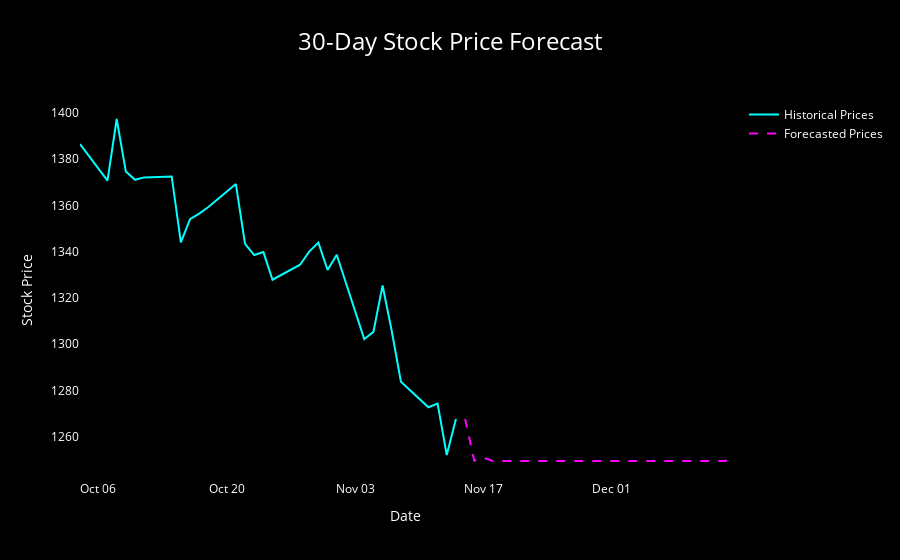

Here is the notebook cell this chart was saved with:
### Code cell
import plotly.graph_objects as go
import pandas as pd

# Historical Data
historical_data = pd.DataFrame({
    'Date': dates,  # Use fixed datetime dates
    'Price': df['Close']  # Historical prices
})
historical_data = historical_data.iloc[-30:]

# Forecast Data
forecast_data = pd.DataFrame({
    'Date': forecast_dates,  # Generated future dates
    'Price': forecasted_prices_original  # Forecasted prices
})

# Combine data and plot
visualization_df = pd.concat([historical_data, forecast_data])

# Plot customization
fig = go.Figure()

# Add historical data trace
fig.add_trace(go.Scatter(
    x=historical_data['Date'],
    y=historical_data['Price'],
    mode='lines',
    name='Historical Prices',
    line=dict(color='cyan', width=2),
    hoverlabel=dict(bgcolor="black", font_color="white")
))

# Add forecasted data trace
fig.add_trace(go.Scatter(
    x=forecast_data['Date'],
    y=forecast_data['Price'],
    mode='lines',
    name='Forecasted Prices',
    line=dict(color='magenta', width=2, dash='dash'),
    hoverlabel=dict(bgcolor="black", font_color="white")
))

# Update layout for dark theme and vibrant colors
fig.update_layout(
    title=dict(
        text='30-Day Stock Price Forecast',
        font=dict(size=24, color='white'),
        x=0.5
    ),
    xaxis=dict(
        title='Date',
        showgrid=False,
        gridcolor='gray',
        color='white',
        tickformat='%b %d'
    ),
    yaxis=dict(
        title='Stock Price',
        showgrid=False,
        gridcolor='gray',
        color='white'
    ),
    paper_bgcolor='black',  # Dark background
    plot_bgcolor='black',
    legend=dict(
        font=dict(size=12, color='white'),
        bgcolor='rgba(0,0,0,0.5)'
    )
)

# Show the plot
fig.show()

### Figure 1 — Plotly figure (JSON) as saved in the notebook; plotly's stock layout.template omitted (floating-point values rounded to 4 significant figures)
{"data": [{"hoverlabel": {"bgcolor": "black", "font": {"color": "white"}}, "line": {"color": "cyan", "width": 2}, "mode": "lines", "name": "Historical Prices", "type": "scatter", "x": ["2024-10-04T00:00:00+00:00", "2024-10-07T00:00:00+00:00", "2024-10-08T00:00:00+00:00", "2024-10-09T00:00:00+00:00", "2024-10-10T00:00:00+00:00", "2024-10-11T00:00:00+00:00", "2024-10-14T00:00:00+00:00", "2024-10-15T00:00:00+00:00", "2024-10-16T00:00:00+00:00", "2024-10-17T00:00:00+00:00", "2024-10-18T00:00:00+00:00", "2024-10-21T00:00:00+00:00", "2024-10-22T00:00:00+00:00", "2024-10-23T00:00:00+00:00", "2024-10-24T00:00:00+00:00", "2024-10-25T00:00:00+00:00", "2024-10-28T00:00:00+00:00", "2024-10-29T00:00:00+00:00", "2024-10-30T00:00:00+00:00", "2024-10-31T00:00:00+00:00", "2024-11-01T00:00:00+00:00", "2024-11-04T00:00:00+00:00", "2024-11-05T00:00:00+00:00", "2024-11-06T00:00:00+00:00", "2024-11-07T00:00:00+00:00", "2024-11-08T00:00:00+00:00", "2024-11-11T00:00:00+00:00", "2024-11-12T00:00:00+00:00", "2024-11-13T00:00:00+00:00", "2024-11-14T00:00:00+00:00"], "y": [1387.0, 1371.0, 1397.0, 1375.0, 1371.0, 1372.0, 1373.0, 1344.0, 1354.0, 1356.0, 1359.0, 1369.0, 1343.0, 1339.0, 1340.0, 1328.0, 1334.0, 1340, 1344.0, 1332.0, 1339.0, 1302.0, 1305.0, 1325.0, 1306.0, 1284.0, 1273.0, 1274.0, 1252.0, 1268.0]}, {"hoverlabel": {"bgcolor": "black", "font": {"color": "white"}}, "line": {"color": "magenta", "dash": "dash", "width": 2}, "mode": "lines", "name": "Forecasted Prices", "type": "scatter", "x": ["2024-11-15T00:00:00+00:00", "2024-11-16T00:00:00+00:00", "2024-11-17T00:00:00+00:00", "2024-11-18T00:00:00+00:00", "2024-11-19T00:00:00+00:00", "2024-11-20T00:00:00+00:00", "2024-11-21T00:00:00+00:00", "2024-11-22T00:00:00+00:00", "2024-11-23T00:00:00+00:00", "2024-11-24T00:00:00+00:00", "2024-11-25T00:00:00+00:00", "2024-11-26T00:00:00+00:00", "2024-11-27T00:00:00+00:00", "2024-11-28T00:00:00+00:00", "2024-11-29T00:00:00+00:00", "2024-11-30T00:00:00+00:00", "2024-12-01T00:00:00+00:00", "2024-12-02T00:00:00+00:00", "2024-12-03T00:00:00+00:00", "2024-12-04T00:00:00+00:00", "2024-12-05T00:00:00+00:00", "2024-12-06T00:00:00+00:00", "2024-12-07T00:00:00+00:00", "2024-12-08T00:00:00+00:00", "2024-12-09T00:00:00+00:00", "2024-12-10T00:00:00+00:00", "2024-12-11T00:00:00+00:00", "2024-12-12T00:00:00+00:00", "2024-12-13T00:00:00+00:00", "2024-12-14T00:00:00+00:00"], "y": [1268.0, 1250.0, 1251.0, 1249.0, 1249.0, 1250.0, 1250.0, 1249.0, 1249.0, 1250.0, 1250.0, 1249.0, 1249.0, 1250.0, 1250.0, 1249.0, 1249.0, 1250.0, 1250.0, 1249.0, 1249.0, 1250.0, 1250.0, 1249.0, 1249.0, 1250.0, 1250.0, 1249.0, 1249.0, 1250.0]}], "layout": {"legend": {"bgcolor": "rgba(0,0,0,0.5)", "font": {"color": "white", "size": 12}}, "paper_bgcolor": "black", "plot_bgcolor": "black", "title": {"font": {"color": "white", "size": 24}, "text": "30-Day Stock Price Forecast", "x": 0.5}, "xaxis": {"color": "white", "gridcolor": "gray", "showgrid": false, "tickformat": "%b %d", "title": {"text": "Date"}}, "yaxis": {"color": "white", "gridcolor": "gray", "showgrid": false, "title": {"text": "Stock Price"}}}}
